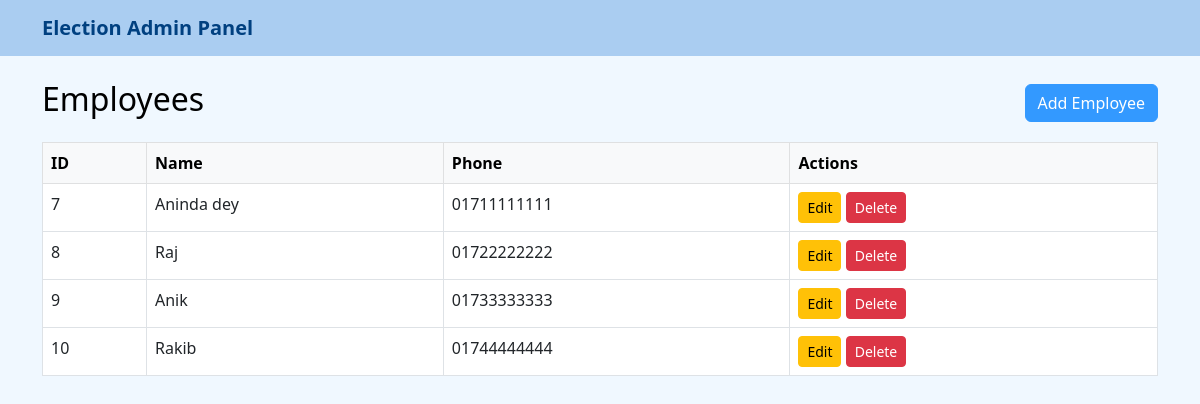
The page /manage/employees/ on the database as committed earlier.
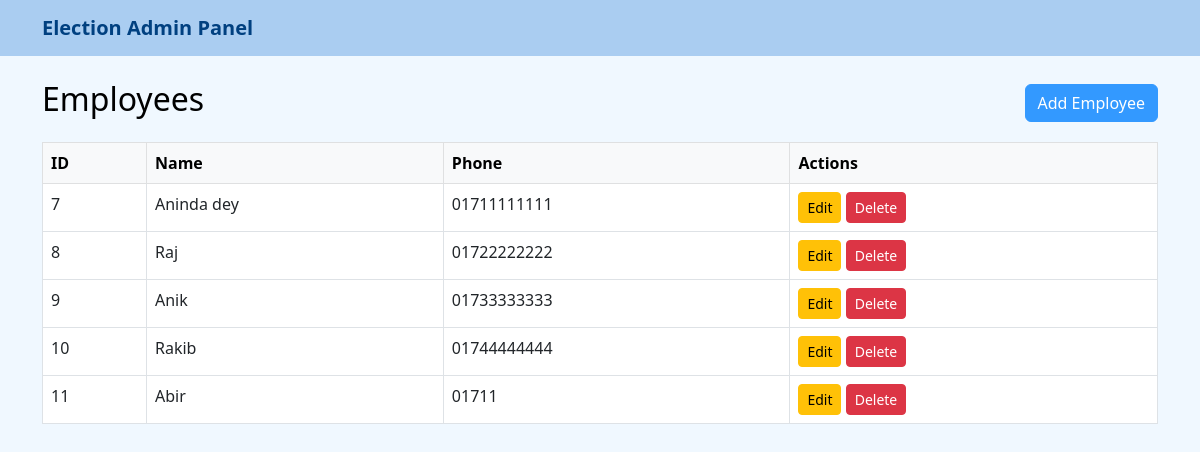
The same page on the database as committed later.
### core/models.py (models this page shows, shortened)
class BaseModel(models.Model):
    created_user = models.ForeignKey(
        settings.AUTH_USER_MODEL,
        on_delete=models.PROTECT,
        blank=True,
        null=True,
        related_name="%(app_label)s_%(class)s_createdby"
    )
    is_draft = models.BooleanField(_('Is Draft'), default=True)
    is_active = models.BooleanField(_('Is Active'), default=True)
    order = models.CharField(_("Order"), max_length=255, blank=True, null=True)
    display_order = models.CharField(
        _("Display Order"),
        max_length=255,
        blank=True,
        null=True
    )
    is_deleted = models.BooleanField(_('Is Deleted'), default=False)
    created_at = models.DateTimeField(
        _('Created At'),
        auto_now_add=True,
        null=True
    )
    update_user = models.ForeignKey(
        settings.AUTH_USER_MODEL,
        on_delete=models.SET_NULL,
        blank=True,
        null=True,
        related_name=(
            "%(app_label)s_%(class)s_updated"
        )
    )
    last_updated = models.DateTimeField(
        _('Last Updated'), auto_now=True, null=True
    )
    deleted_user = models.ForeignKey(
        settings.AUTH_USER_MODEL,
        on_delete=models.SET_NULL,
        blank=True,
        null=True,
        related_name="%(app_label)s_%(class)s_deleted"
    )
    deleted_at = models.DateTimeField(_('Deleted At'), blank=True, null=True)
    class Meta:
        abstract = True

class Employee(BaseModel):
    name = models.CharField(max_length=100)
    phone = models.CharField(max_length=15, unique=True)

### core/views/employees.py (the view)
class EmployeeListView(ListView):
    model = Employee
    template_name = 'employee/employee_list.html'
    context_object_name = 'employees'

### core/templates/employee/employee_list.html (shortened to what this page needs)
{% extends 'dashboard/ebase.html' %}
{% block content %}
<div class="d-flex justify-content-between align-items-center mb-3">
    <h2>Employees</h2>
    <a href="{% url 'employee_add' %}" class="btn btn-primary">Add Employee</a>
</div>
<table class="table table-bordered bg-white">
    <thead class="table-light">
        <tr>
            <th>ID</th>
            <th>Name</th>
            <th>Phone</th>
            <th>Actions</th>
        </tr>
    </thead>
    <tbody>
        {% for employee in employees %}
        <tr>
            <td>{{ employee.id }}</td>
            <td>{{ employee.name }}</td>
            <td>{{ employee.phone }}</td>
            <td>
                <a href="{% url 'employee_edit' employee.id %}" class="btn btn-sm btn-warning">Edit</a>
                <a href="{% url 'employee_delete' employee.id %}" class="btn btn-sm btn-danger">Delete</a>
            </td>
        </tr>
        {% empty %}
        <tr>
            <td colspan="4">No employees found.</td>
        </tr>
        {% endfor %}
    </tbody>
</table>
{% endblock %}

Rows that differ between the two databases and show on the page:
added Employee: id "11", name "Abir", phone "01711"
